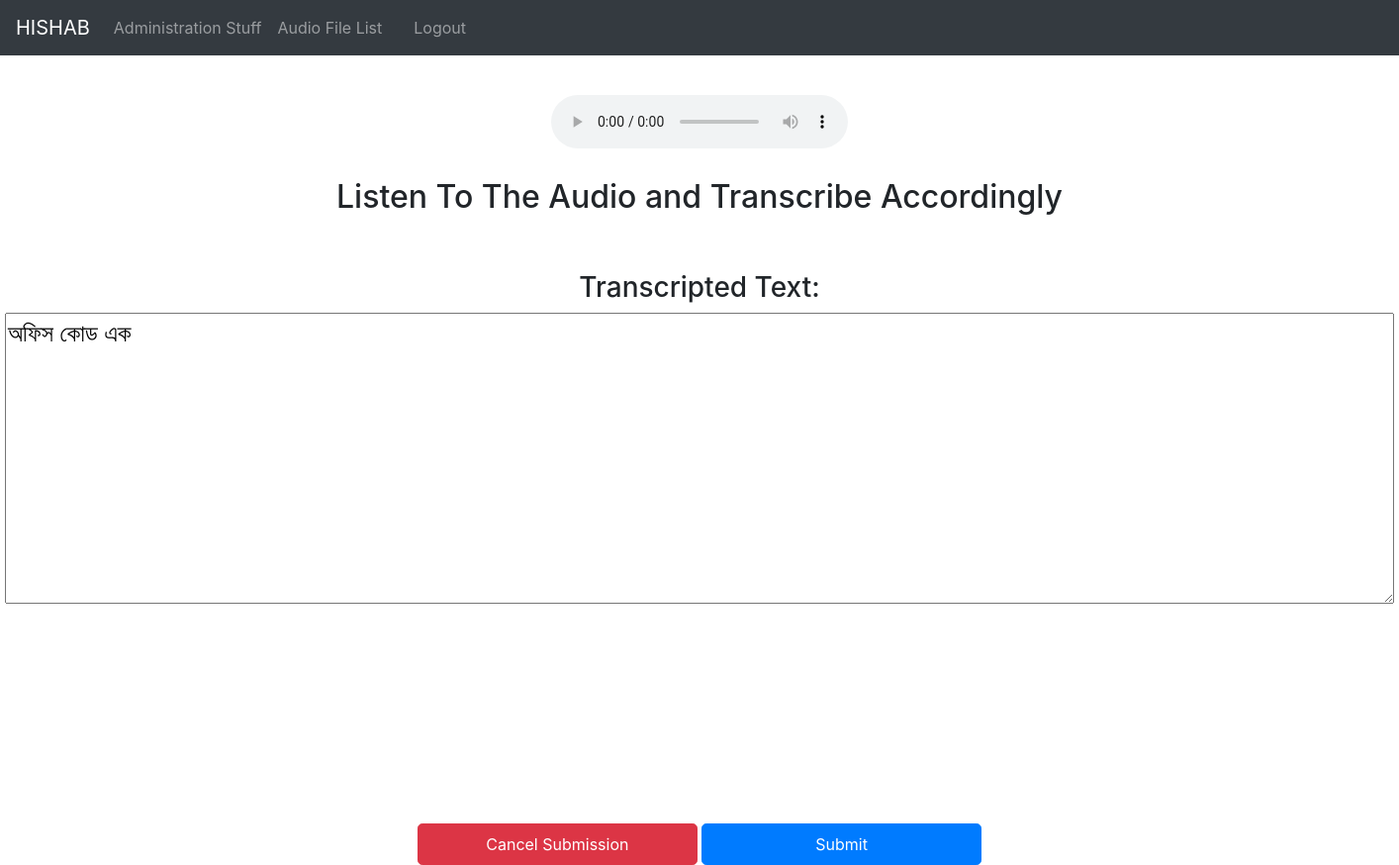
/transcribe/1 (signed in), run on an earlier commit of the app's database.
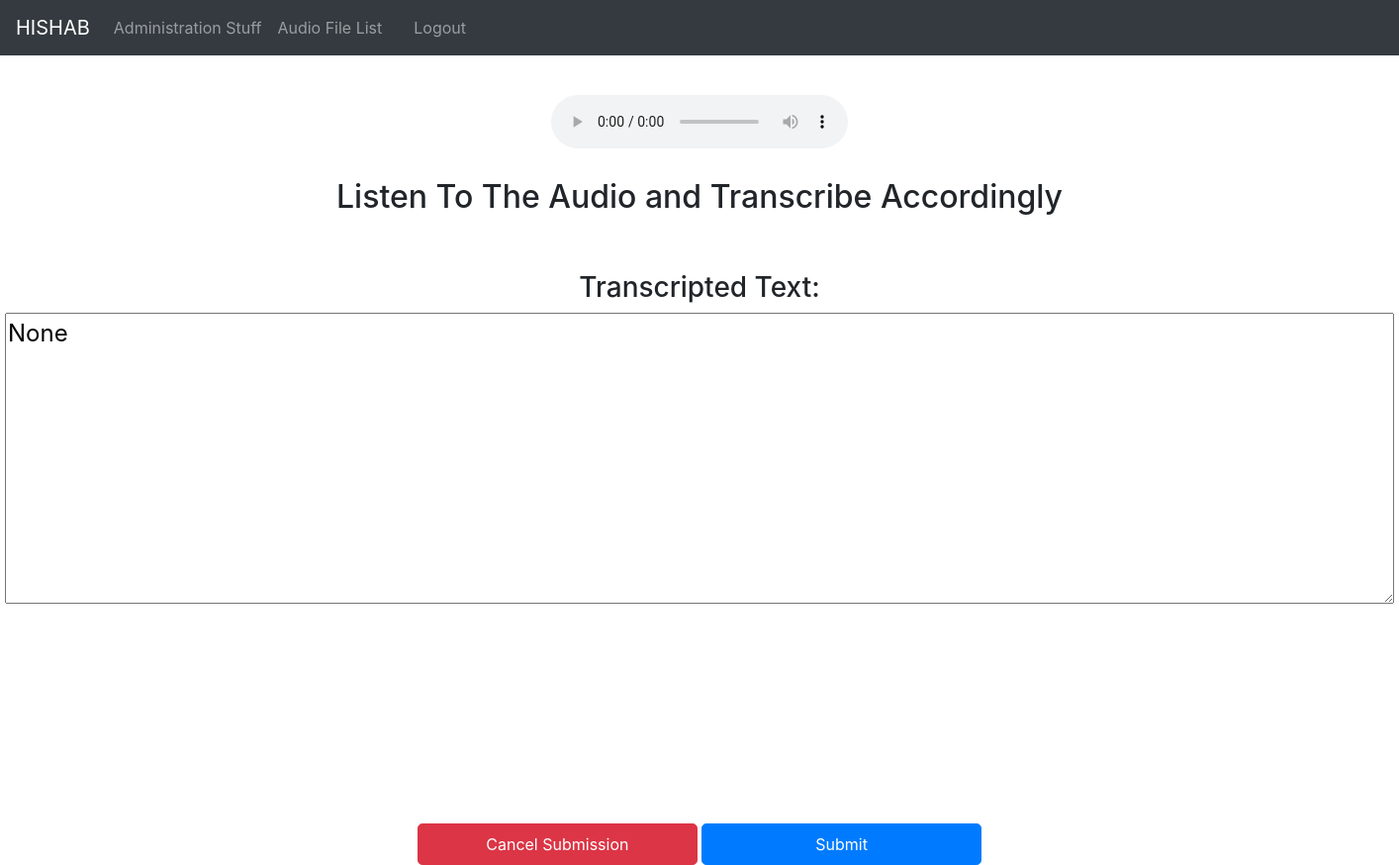
And on a later commit of the database.
### myapp/models.py (models this page shows, shortened)
class TransWalk(models.Model):
    ASRid = models.AutoField(primary_key=True)
    Audio_File_Link = models.CharField(max_length=200, help_text='Audio Links', null=True, blank=True)
    audio_duration = models.BigIntegerField(blank=True, null=True)
    ASR_text = models.TextField(help_text='ASR Output', null=True, blank=True)
    Transcripted_Text = models.TextField(help_text='Most Recent Transcripted Text', null=True, blank=True)
    IsOpenFlag = models.BooleanField(default=False, null=True, blank=True)
    Updated_At = models.DateTimeField(auto_now_add=True, null=True, blank=True)
    Trans_Counter = models.IntegerField(default=0, null=True, blank=True)
    Transcribers_Checked = models.CharField(max_length=200, help_text='Usernames of the transcribers Who checked the specific audio', null=True, blank=True)
    click_timestamp = models.DateTimeField(auto_now_add=True, null=True, blank=True)
    caller_phone_number = models.CharField(max_length=15, help_text='Caller Phone Nyumber', null=True, blank=True)

### myapp/views.py (the view, shortened to what this page needs)
# urls.py: path('transcribe/<transwalk_ASRid>', views.labeltool, name='transcribe'),
def labeltool(request, transwalk_ASRid):
    if request.user.is_authenticated:
        item = TransWalk.objects.get(pk=transwalk_ASRid)
        if request.method == 'POST' and item.IsOpenFlag == False:
            messages.error(request, "Session Expired !!!")
            return redirect("list")
        if request.method != 'POST':
            item.click_timestamp = datetime.now()
        global test_counter
        print("Test counter value is " + str(test_counter))
        if  request.method != 'POST' and item.IsOpenFlag == True:
            messages.info(request, "File Already In Progress")
            return redirect("list")
        elif request.method != 'POST' and item.Trans_Counter == test_counter:
            messages.info(request, "File Already Submitted")
            return redirect("list")
        elif item.IsOpenFlag == False:
            item.IsOpenFlag = True
        audiolink = item.Audio_File_Link
        text_output = item.Transcripted_Text
        item.save()
        submitbutton = "None"
        context = {
                        'submitbutton': submitbutton,
                        'audiolink' : audiolink,
                        'text_output' : text_output
                  }
        return render(request, 'createpost.html', context)
    else:
        return redirect("login")

### templates/createpost.html (shortened to what this page needs)
{% extends 'base.html' %}
{% block contents %}
    <div align="center">
        <br><br><br><br>
        <audio controls controlsList="nodownload">
          <source src="http://{{audiolink}}" type="audio/wav">
        </audio>
        <br><br>
    </div>
    <div align="center">
        <h2>Listen To The Audio and Transcribe Accordingly</h2>
    </div>
    <div align="center">
        <form action="" method="POST">
            </br></br><h3>Transcripted Text:</h3>
            <textarea cols="90" rows="8" name="text_update" style="font-size: 18pt" value=  '{% if submitbutton == "Submit" %}{{text_update}}{% endif %}' >{{text_output}}</textarea><br><br><br><br><br><br><br><br><br><br>
            <div align="center">
                <button align="left" type="Submit" style="font-size : 100%; width: 20%; height: 60%;" name="Submission_Cancelled" class="btn btn-danger btn-lg">Cancel Submission</button>
                <button align="right" type="Submit" style="font-size : 100%; width: 20%; height: 60%;" id="submitbut" name="Submitted" class="btn btn-primary btn-lg">Submit</button>
            </div>
        </form>
    </div>
{% endblock %}

### templates/base.html (shortened to what this page needs)
<!doctype html>
<html lang="en">
  <head>
    {% load static %}
    <link rel="stylesheet" href="https://stackpath.bootstrapcdn.com/bootstrap/4.4.1/css/bootstrap.min.css">
      <link rel="stylesheet" href="https://cdnjs.cloudflare.com/ajax/libs/toastr.js/latest/css/toastr.min.css">
  </head>
  <body>
    <div>
          <nav class="navbar navbar-expand-lg navbar-dark bg-dark fixed-top">
              <a class="navbar-brand" href="http://www.hishab.co">HISHAB  </a>
              <div class="collapse navbar-collapse" id="navbarSupportedContent">
                <ul class="navbar-nav mr-auto">
                    {% include 'includes/navbaritems.html' %}
                </ul>
              </div>
          </nav>
    </div>
{% block contents %}
{% endblock %}
  </body>
</html>

### templates/includes/navbaritems.html (shortened to what this page needs)
    {% if user.is_superuser %}
      <li class="nav-item">
        <a class="nav-link" href="/admin"> Administration Stuff  <span class="sr-only">(current)</span></a>
      </li>
    {% endif %}
    {% if user.is_authenticated %}
      <li class="nav-item">
        <a class="nav-link" href="{% url 'list' %}"> Audio File List  </a>
      </li>
    {% endif %}
    {% if user.is_authenticated %}
        <li class="nav-item">
            <a class="nav-link" href="{% url 'account' %}"> {{user.first_name}}  {{user.last_name}}</a>
        </li>
        <li class="nav-item">
            <a class="nav-link" href="{% url 'logout' %}"> Logout  </a>
        </li>
    {% endif %}

What changed in the data, as far as the page shows it:
no longer on this page (row edited): TransWalk: text_update "অফিস কোড এক"
Also different on the page:
form field text_update: (not shown) → "None"
